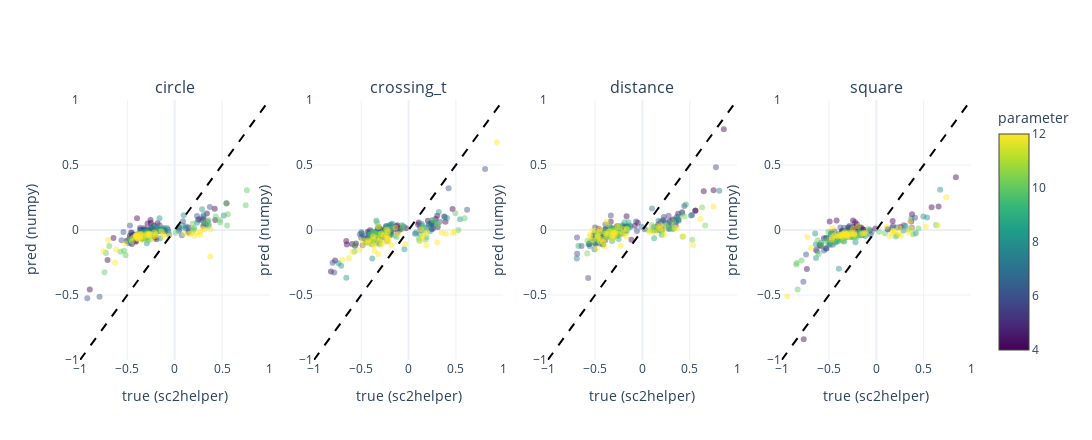

The cell this chart's notebook holds for it:
### Code cell
setups = sorted(df["setup"].unique())
fig = make_subplots(rows=1, cols=len(setups), subplot_titles=setups)

for col, setup in enumerate(setups, start=1):
    part = df[df["setup"] == setup]
    fig.add_trace(
        go.Scatter(
            x=part["true_outcome"],
            y=part["pred_outcome"],
            mode="markers",
            marker={
                "size": 6,
                "opacity": 0.45,
                "color": part["parameter_value"],
                "colorscale": "Viridis",
                "showscale": col == len(setups),
                "colorbar": {"title": "parameter"},
            },
            name=setup,
            showlegend=False,
        ),
        row=1,
        col=col,
    )
    fig.add_trace(
        go.Scatter(x=[-1, 1], y=[-1, 1], mode="lines", line={"dash": "dash", "color": "black"}, showlegend=False),
        row=1,
        col=col,
    )
    fig.update_xaxes(title_text="true (sc2helper)", row=1, col=col, range=[-1, 1])
    fig.update_yaxes(title_text="pred (numpy)", row=1, col=col, range=[-1, 1])

fig.update_layout(height=440, width=max(1100, 320 * len(setups)), template="plotly_white")
fig.show()

### Figure 1 — Plotly figure (JSON) as saved in the notebook; plotly's stock layout.template omitted (floating-point values rounded to 4 significant figures; data arrays with more than 128 entries replaced by an {"elided": "..."} marker saying what was removed)
{"data": [{"marker": {"color": {"elided": "237 float values"}, "colorbar": {"title": {"text": "parameter"}}, "colorscale": [[0.0, "#440154"], [0.1111, "#482878"], [0.2222, "#3e4989"], [0.3333, "#31688e"], [0.4444, "#26828e"], [0.5556, "#1f9e89"], [0.6667, "#35b779"], [0.7778, "#6ece58"], [0.8889, "#b5de2b"], [1.0, "#fde725"]], "opacity": 0.45, "showscale": false, "size": 6}, "mode": "markers", "name": "circle", "showlegend": false, "x": {"elided": "237 float values"}, "y": {"elided": "237 float values"}, "type": "scatter", "xaxis": "x", "yaxis": "y"}, {"line": {"color": "black", "dash": "dash"}, "mode": "lines", "showlegend": false, "x": [-1, 1], "y": [-1, 1], "type": "scatter", "xaxis": "x", "yaxis": "y"}, {"marker": {"color": {"elided": "235 float values"}, "colorbar": {"title": {"text": "parameter"}}, "colorscale": [[0.0, "#440154"], [0.1111, "#482878"], [0.2222, "#3e4989"], [0.3333, "#31688e"], [0.4444, "#26828e"], [0.5556, "#1f9e89"], [0.6667, "#35b779"], [0.7778, "#6ece58"], [0.8889, "#b5de2b"], [1.0, "#fde725"]], "opacity": 0.45, "showscale": false, "size": 6}, "mode": "markers", "name": "crossing_t", "showlegend": false, "x": {"elided": "235 float values"}, "y": {"elided": "235 float values"}, "type": "scatter", "xaxis": "x2", "yaxis": "y2"}, {"line": {"color": "black", "dash": "dash"}, "mode": "lines", "showlegend": false, "x": [-1, 1], "y": [-1, 1], "type": "scatter", "xaxis": "x2", "yaxis": "y2"}, {"marker": {"color": {"elided": "288 float values"}, "colorbar": {"title": {"text": "parameter"}}, "colorscale": [[0.0, "#440154"], [0.1111, "#482878"], [0.2222, "#3e4989"], [0.3333, "#31688e"], [0.4444, "#26828e"], [0.5556, "#1f9e89"], [0.6667, "#35b779"], [0.7778, "#6ece58"], [0.8889, "#b5de2b"], [1.0, "#fde725"]], "opacity": 0.45, "showscale": false, "size": 6}, "mode": "markers", "name": "distance", "showlegend": false, "x": {"elided": "288 float values"}, "y": {"elided": "288 float values"}, "type": "scatter", "xaxis": "x3", "yaxis": "y3"}, {"line": {"color": "black", "dash": "dash"}, "mode": "lines", "showlegend": false, "x": [-1, 1], "y": [-1, 1], "type": "scatter", "xaxis": "x3", "yaxis": "y3"}, {"marker": {"color": {"elided": "240 float values"}, "colorbar": {"title": {"text": "parameter"}}, "colorscale": [[0.0, "#440154"], [0.1111, "#482878"], [0.2222, "#3e4989"], [0.3333, "#31688e"], [0.4444, "#26828e"], [0.5556, "#1f9e89"], [0.6667, "#35b779"], [0.7778, "#6ece58"], [0.8889, "#b5de2b"], [1.0, "#fde725"]], "opacity": 0.45, "showscale": true, "size": 6}, "mode": "markers", "name": "square", "showlegend": false, "x": {"elided": "240 float values"}, "y": {"elided": "240 float values"}, "type": "scatter", "xaxis": "x4", "yaxis": "y4"}, {"line": {"color": "black", "dash": "dash"}, "mode": "lines", "showlegend": false, "x": [-1, 1], "y": [-1, 1], "type": "scatter", "xaxis": "x4", "yaxis": "y4"}], "layout": {"xaxis": {"anchor": "y", "domain": [0.0, 0.2125], "title": {"text": "true (sc2helper)"}, "range": [-1, 1]}, "yaxis": {"anchor": "x", "domain": [0.0, 1.0], "title": {"text": "pred (numpy)"}, "range": [-1, 1]}, "xaxis2": {"anchor": "y2", "domain": [0.2625, 0.475], "title": {"text": "true (sc2helper)"}, "range": [-1, 1]}, "yaxis2": {"anchor": "x2", "domain": [0.0, 1.0], "title": {"text": "pred (numpy)"}, "range": [-1, 1]}, "xaxis3": {"anchor": "y3", "domain": [0.525, 0.7375], "title": {"text": "true (sc2helper)"}, "range": [-1, 1]}, "yaxis3": {"anchor": "x3", "domain": [0.0, 1.0], "title": {"text": "pred (numpy)"}, "range": [-1, 1]}, "xaxis4": {"anchor": "y4", "domain": [0.7875, 1.0], "title": {"text": "true (sc2helper)"}, "range": [-1, 1]}, "yaxis4": {"anchor": "x4", "domain": [0.0, 1.0], "title": {"text": "pred (numpy)"}, "range": [-1, 1]}, "annotations": [{"font": {"size": 16}, "showarrow": false, "text": "circle", "x": 0.1062, "xanchor": "center", "xref": "paper", "y": 1.0, "yanchor": "bottom", "yref": "paper"}, {"font": {"size": 16}, "showarrow": false, "text": "crossing_t", "x": 0.3688, "xanchor": "center", "xref": "paper", "y": 1.0, "yanchor": "bottom", "yref": "paper"}, {"font": {"size": 16}, "showarrow": false, "text": "distance", "x": 0.6313, "xanchor": "center", "xref": "paper", "y": 1.0, "yanchor": "bottom", "yref": "paper"}, {"font": {"size": 16}, "showarrow": false, "text": "square", "x": 0.8938, "xanchor": "center", "xref": "paper", "y": 1.0, "yanchor": "bottom", "yref": "paper"}], "height": 440, "width": 1280}}
